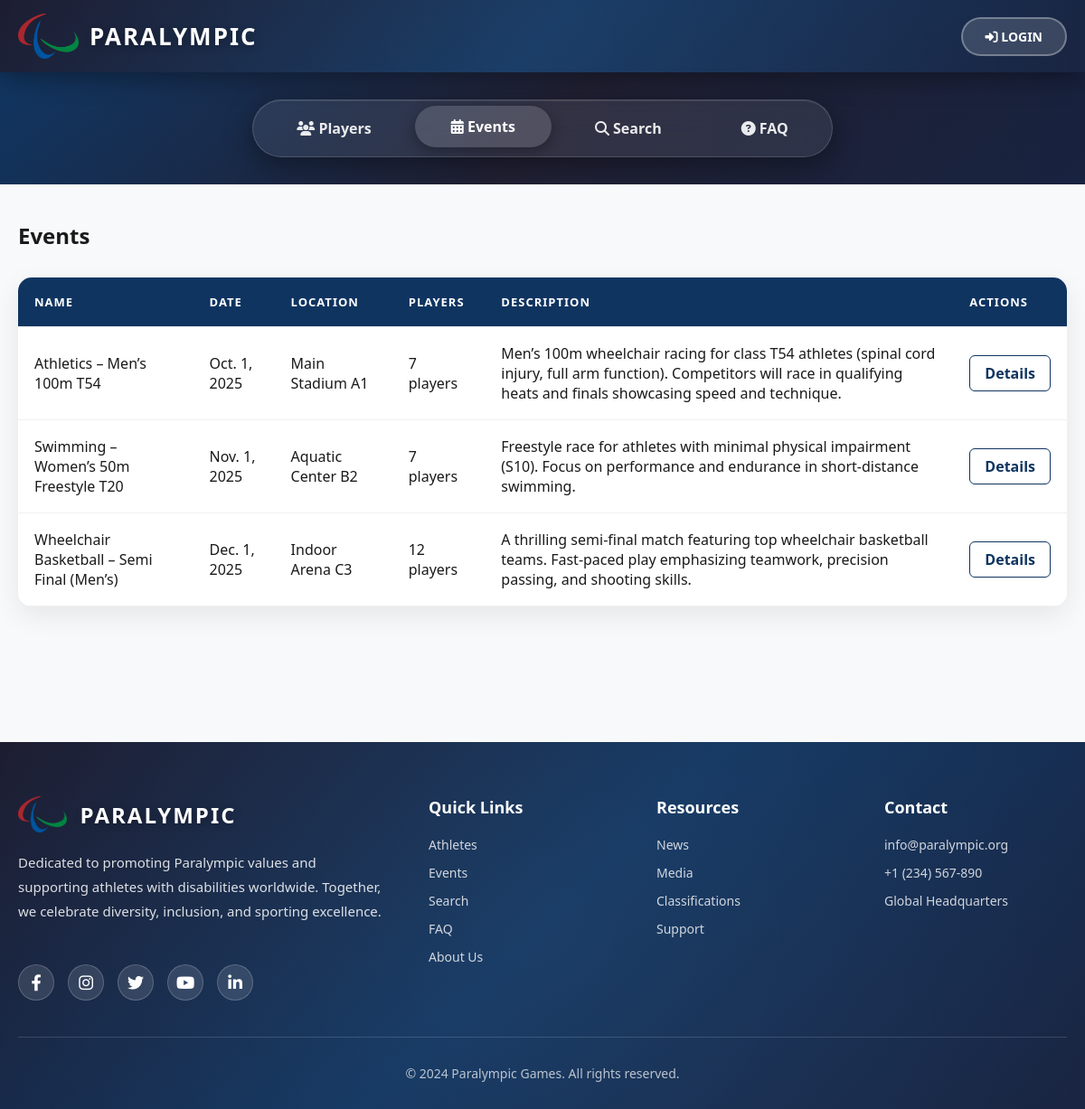
The page /members/events/ on the database its author committed.
### members/models.py (models this page shows, shortened)
class Event(models.Model):
    name = models.CharField(max_length=100)
    date = models.DateField()
    time_start = models.TimeField(null=True, blank=True)
    time_end = models.TimeField(null=True, blank=True)
    location = models.CharField(max_length=100)
    sport = models.CharField(max_length=50, null=True, blank=True)
    players = models.ManyToManyField(Member, blank=True)
    description = models.TextField(blank=True, null=True)

### members/views.py (the view)
# urls.py: path('events/', views.event_list, name='event_list'),
def event_list(request):
    events = Event.objects.all()
    return render(request, 'members/event_list.html', {'events': events})

### templates/members/event_list.html (shortened to what this page needs)
{% extends 'members/base.html' %}
{% block content %}
<div style="display: flex; justify-content: space-between; align-items: center; margin-bottom: 20px;">
    <h2>Events</h2>
</div>
<table>
    <thead>
        <tr>
            <th>Name</th>
            <th>Date</th>
            <th>Location</th>
            <th>Players</th>
            <th>Description</th>
            <th>Actions</th>
        </tr>
    </thead>
    <tbody>
        {% for event in events %}
        <tr>
            <td>{{ event.name }}</td>
            <td>{{ event.date }}</td>
            <td>{{ event.location }}</td>
            <td>
                {% with players=event.players.all %}
                    {% if players|length == 0 %}
                        -
                    {% elif players|length == 1 %}
                        {{ players.0.firstName }} {{ players.0.lastName }}
                    {% elif players|length == 2 %}
                        {{ players.0.firstName }} {{ players.0.lastName }}
                        <strong>Vs</strong>
                        {{ players.1.firstName }} {{ players.1.lastName }}
                    {% else %}
                        {{ players|length }} players
                    {% endif %}
                {% endwith %}
            </td>
            <td>{{ event.description }}</td>
            <td>
                <div class="action-links">
                    <a href="{% url 'event_detail' event.pk %}">Details</a>
                </div>
            </td>
        </tr>
        {% endfor %}
    </tbody>
</table>
{% endblock %}

### templates/members/base.html (style rules this page uses)
* { margin: 0; padding: 0; box-sizing: border-box; }
body { font-family: 'Segoe UI', Tahoma, Geneva, Verdana, sans-serif; background: #f8f9fa; color: #1a1a1a; min-height: 100vh; }
table { width: 100%; border-collapse: collapse; margin: 30px 0; background-color: white; border-radius: 15px; overflow: hidden; box-shadow: 0 10px 30px rgba(0,0,0,0.08); }
th, td { padding: 18px; text-align: left; border-bottom: 1px solid #f0f0f0; }
th { background: #0f3460; color: white; font-weight: 600; text-transform: uppercase; font-size: 13px; letter-spacing: 1px; }
.action-links { display: flex; gap: 15px; align-items: center; }
.action-links a { color: #0f3460; text-decoration: none; font-weight: 600; padding: 8px 16px; border-radius: 6px; transition: all 0.3s ease; border: 1px solid #0f3460; }

### rows shown on the page
Event: name "Athletics – Men’s 100m T54", date "Oct. 1, 2025", location "Main Stadium A1", players.all|length "7", description "Men’s 100m wheelchair racing for class T54 athletes (spinal cord injury, full arm function). Competitors will race in qualifying heats and finals showcasing speed and technique."
Event: name "Swimming – Women’s 50m Freestyle T20", date "Nov. 1, 2025", location "Aquatic Center B2", players.all|length "7", description "Freestyle race for athletes with minimal physical impairment (S10). Focus on performance and endurance in short-distance swimming."
Event: name "Wheelchair Basketball – Semi Final (Men’s)", date "Dec. 1, 2025", location "Indoor Arena C3", players.all|length "12", description "A thrilling semi-final match featuring top wheelchair basketball teams. Fast-paced play emphasizing teamwork, precision passing, and shooting skills."
